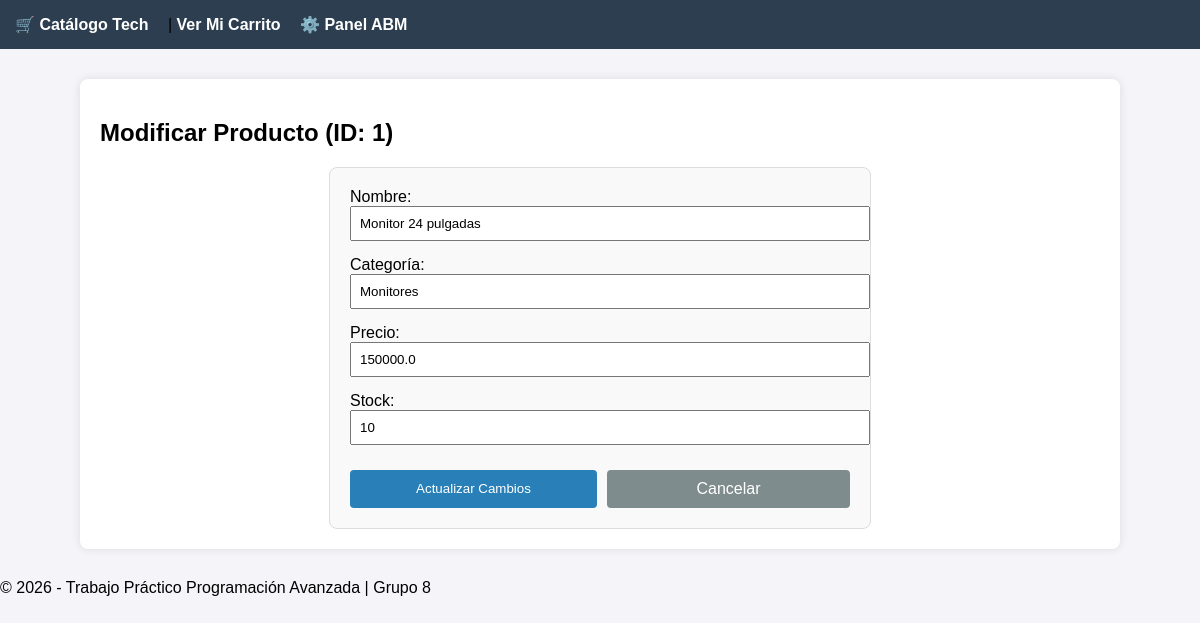
The app's page /admin/editar/1, older data.
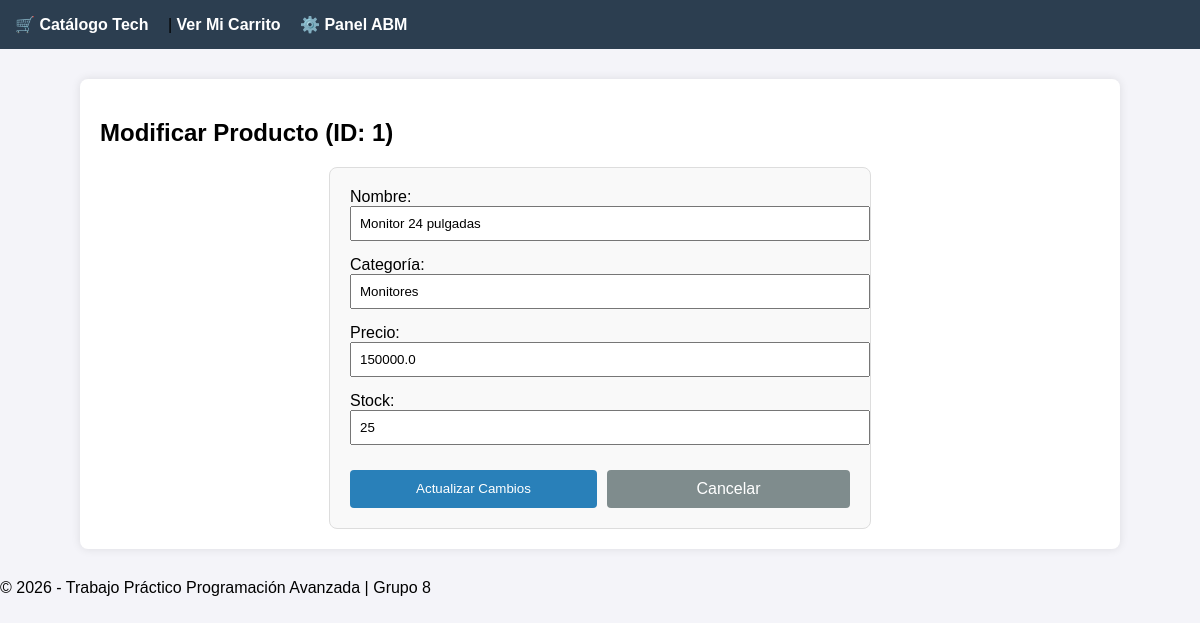
The same page, newer data.
### tables this page shows
CREATE TABLE productos (
            id_producto INTEGER PRIMARY KEY AUTOINCREMENT,
            nombre TEXT NOT NULL,
            categoria TEXT NOT NULL,
            precio REAL NOT NULL,
            stock INTEGER NOT NULL
        );

### app.py (the view)
@app.route('/admin/editar/<int:id_producto>', methods=['GET', 'POST'])
def admin_modificacion(id_producto):
    conexion = base_de_datos.obtener_conexion()
    cursor = conexion.cursor()
    if request.method == 'POST':
        nombre = request.form.get('nombre')
        categoria = request.form.get('categoria')
        precio = float(request.form.get('precio', 0))
        stock = int(request.form.get('stock', 0))
        base_de_datos.modificar_producto_existente(id_producto, nombre, categoria, precio, stock)
        conexion.close()
        return redirect(url_for('panel_admin'))
    else:
        cursor.execute("SELECT id_producto, nombre, categoria, precio, stock FROM productos WHERE id_producto = ?", (id_producto,))
        prod = cursor.fetchone()
        conexion.close()
        return render_template('editar.html', producto=prod)

### base_de_datos.py (called while the page is built)
def obtener_conexion():
    return sqlite3.connect("tienda.db")

### templates/editar.html
{% extends 'base.html' %}
{% block contenido %}
<h2>Modificar Producto (ID: {{ producto[0] }})</h2>
<div style="background-color: #f9f9f9; padding: 20px; border-radius: 8px; border: 1px solid #ddd; max-width: 500px; margin: 0 auto;">
    <form action="/admin/editar/{{ producto[0] }}" method="POST" style="display: flex; flex-direction: column; gap: 15px;">
        <label>Nombre:
            <input type="text" name="nombre" value="{{ producto[1] }}" required style="width: 100%; padding: 8px;">
        </label>
        <label>Categoría:
            <input type="text" name="categoria" value="{{ producto[2] }}" required style="width: 100%; padding: 8px;">
        </label>
        <label>Precio:
            <input type="number" name="precio" value="{{ producto[3] }}" step="0.01" required style="width: 100%; padding: 8px;">
        </label>
        <label>Stock:
            <input type="number" name="stock" value="{{ producto[4] }}" required style="width: 100%; padding: 8px;">
        </label>
        <div style="display: flex; gap: 10px; margin-top: 10px;">
            <button type="submit" style="background-color: #2980b9; flex: 1;">Actualizar Cambios</button>
            <a href="/admin" style="display: inline-block; padding: 10px; background-color: #7f8c8d; color: white; text-decoration: none; border-radius: 4px; text-align: center; flex: 1;">Cancelar</a>
        </div>
    </form>
</div>
{% endblock %}

Row changes from the older to the newer data that the page shows:
changed productos "Monitor 24 pulgadas": stock "10" → "25"
